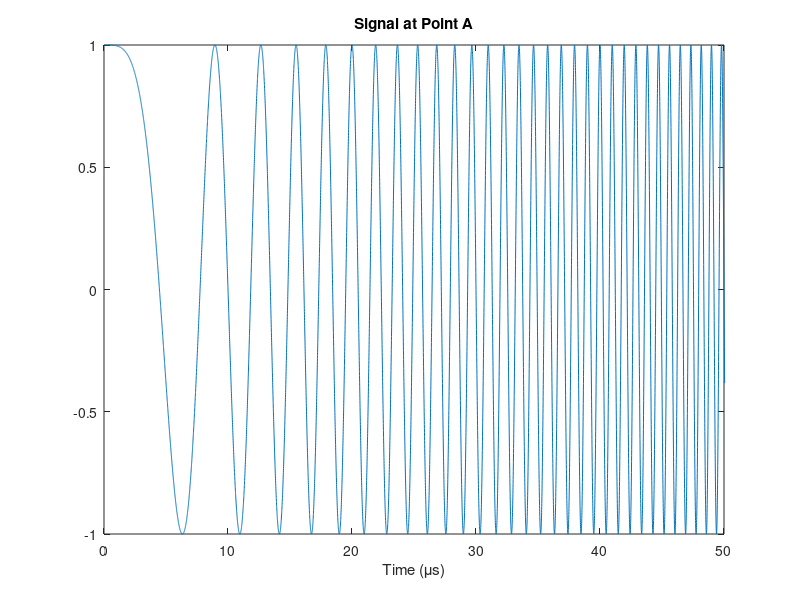
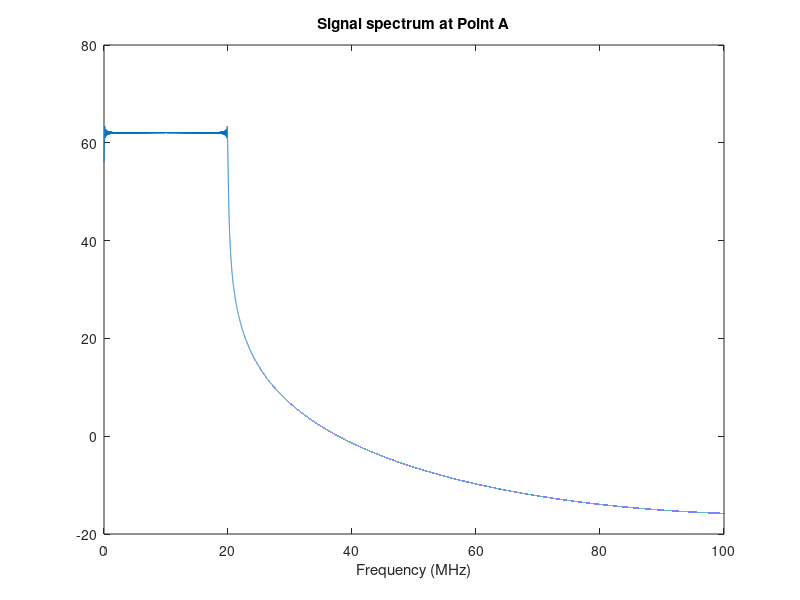
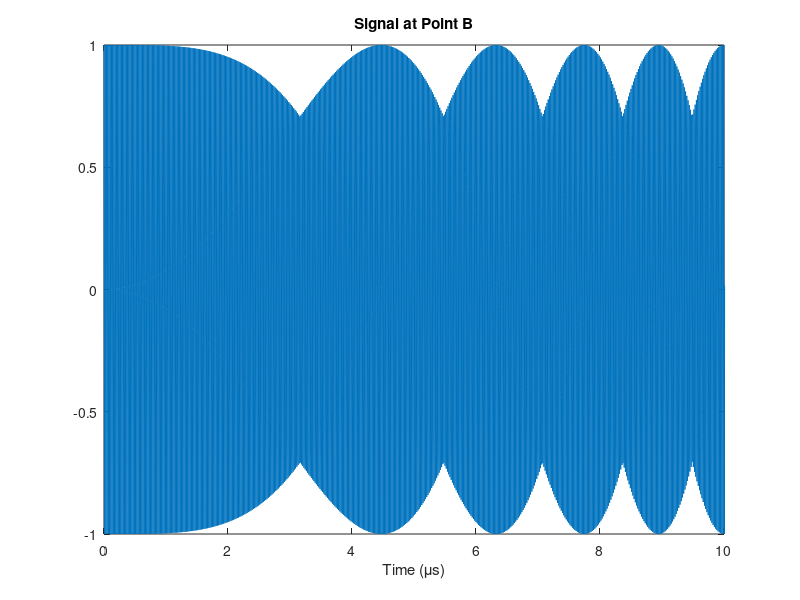
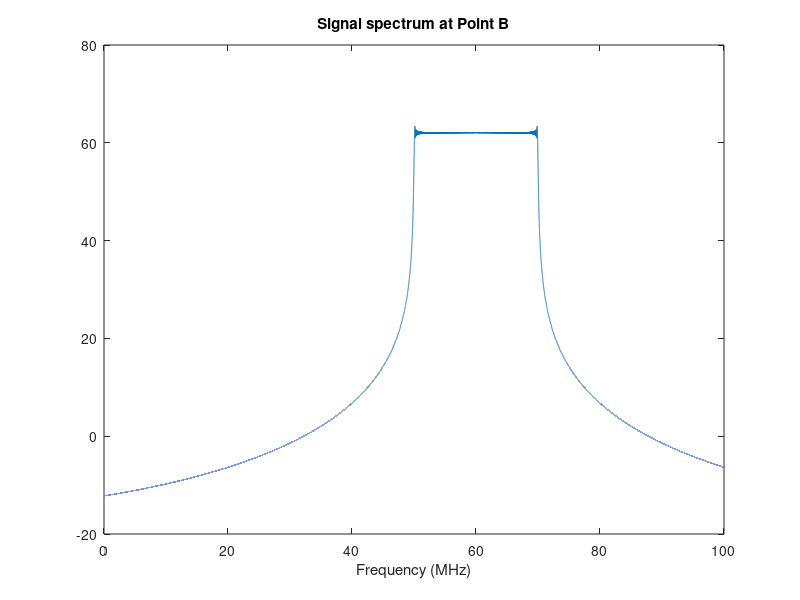

Write MATLAB code to recreate these figures, in order. (Note: this script raises an error after producing the figures.)
clc; clear; close all;
%% Radar Parameters
% *Q1)* Is the sampling rate fs sufficient to respect Nyquist criterion for 
% all signals in the block diagram?

B = 20e6;       % Chirp bandwidth (Hz)
T = 0.8e-3;       % Chirp duration (s)
f0 = 50e6;      % Carrier frequency of the RF signal (Hz)
fs = 200e6;     % Sampling rate of all the signals in this simulation (Hz) 
c = 3e8;        % Speed of light (m/s)
%% Target Parameters

R_target = [100];  % Target distance (m)
tau = 2 * R_target / c; % Time delay (s)
%% Time Vectors

t = 0:1/fs:(T-1/fs);  % Time vector for one chirp
N = length(t); % Number of time samples in one chirp
%% Signal Generator - Chirp generation (Base Band)
% *Q2)* Pay attention at the definition of the chirp in line 12 as a complex 
% exponential. How to plot then the usual cosine-like function?
% 
% *Q3)* Pay attention to the definition of the frequency axis in line 17 and 
% the related instruction on line 21. Why do we limit the visible frequency to 
% max 100 Hz? Feel free to zoom in more closer to 0 Hz if needed.

k = B / T;     % Chirp slope defined as ratio of bandwidth over duration
sig_A = exp(1j*2*pi*(0.5*k*t.^2));
sig_A_fft=fft(sig_A);
figure;
plot(t*1e6, real(sig_A)); title('Signal at Point A'); xlabel('Time (\mus)');
xlim([0 50])
freqaxis=linspace(0,fs,length(sig_A_fft)); %in Hz
figure;
plot(freqaxis.*1e-6,20*log10(abs(sig_A_fft))); 
title('Signal spectrum at Point A'); xlabel('Frequency (MHz)');
xlim([0 100])

%% Generate FMCW Chirp Signal (RF)

lo = exp(1j*2*pi*f0*t);    % Local oscillator emitting a single tone
s_tx = sig_A .* lo;        % Mixing is a multiplication. Ignore the BPF here as we are in ideal conditions, nothing to filter away
sig_B=s_tx;
figure;
plot(t*1e6, real(sig_B)); title('Signal at Point B'); xlabel('Time (\mus)');
xlim([0 10])
sig_B_fft=fft(sig_B);
figure;
plot(freqaxis.*1e-6,20*log10(abs(sig_B_fft)))
title('Signal spectrum at Point B'); xlabel('Frequency (MHz)');
xlim([0 100])
%% Generate Received Signal (via a delay)
% *Q4)* |Can you explain to each other what this section of the code does? What 
% can be the role of this for-loop? Hint: think of multi target cases...|

s_rx=0;
for ii=1:length(R_target)
    t_delayed = t - tau(ii);  % Time-shifted version of time vector
    s_rx = s_rx+exp(1j * 2 * pi * (f0 * t_delayed + (k/2) * t_delayed.^2));  % Received signal
end
%% Mix Signals to Get Beat Frequency
% *Q5)* Make sure you recognize the operations in lines 39-40 and can map them 
% to the block diagram of FMCW radar seen in the lectures. If in doubt, do ask.  

s_beat = s_rx .* conj(s_tx); % Mixing 
s_beat = lowpass(real(s_beat), B, fs); % Low-pass filter
sig_C=s_beat;
figure;
plot(t*1e6, s_beat); title('Signal at Point C'); xlabel('Time (\mus)');
xlim([0 500])
%% FFT analysis for Range Estimation
% *Q6)* Does what you see match the expected beatnote frequency computed at 
% point A of exercise 3? Yes/no why? What happens to the last 2 figures if you 
% change the bandwidth B of your chirp?
% 
% *Q7)* Check the zero padding operation on line 44-45 and recall from the preparatory 
% video the effect of zero padding. You can (not compulsory but helpful) play 
% with the number of FFT points by zero padding more/less and checking the effect 
% on the range profile plot.

N_fft = 2^nextpow2(N)*2;  % Zero-padding to sample more points in frequency/range 
S_beat_FFT = abs(fft(s_beat, N_fft));  % Compute FFT
sig_C_fft= S_beat_FFT;  % Compute FFT without zero padding

freqaxis_beat=linspace(0,fs,length(S_beat_FFT)); %in Hz
figure;
plot(freqaxis_beat.*1e-6,20*log10(abs(S_beat_FFT)))
title('Signal spectrum at Point C'); xlabel('Frequency (MHz)');
xlim([0 0.03]);
grid on;

range_axis_beat = (c * freqaxis_beat) / (2 * k);  % Convert beat frequency to range
plot(range_axis_beat, 20*log10(abs(S_beat_FFT)), 'LineWidth', 2);
xlabel('Range (m)'); ylabel('FFT Magnitude');
title('Range FFT Output');
xlim([0 350]); % Focus on relevant range where you have targets
grid on;